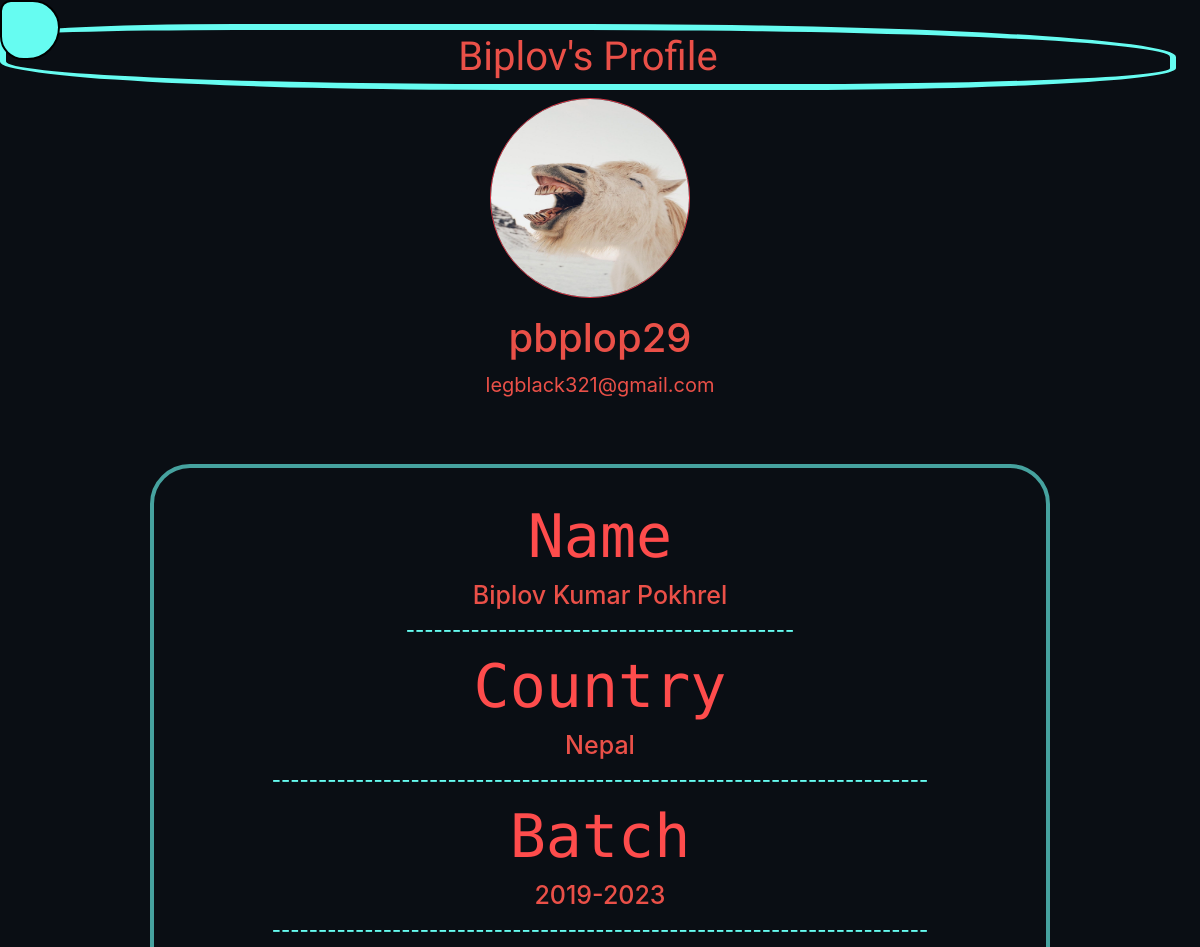
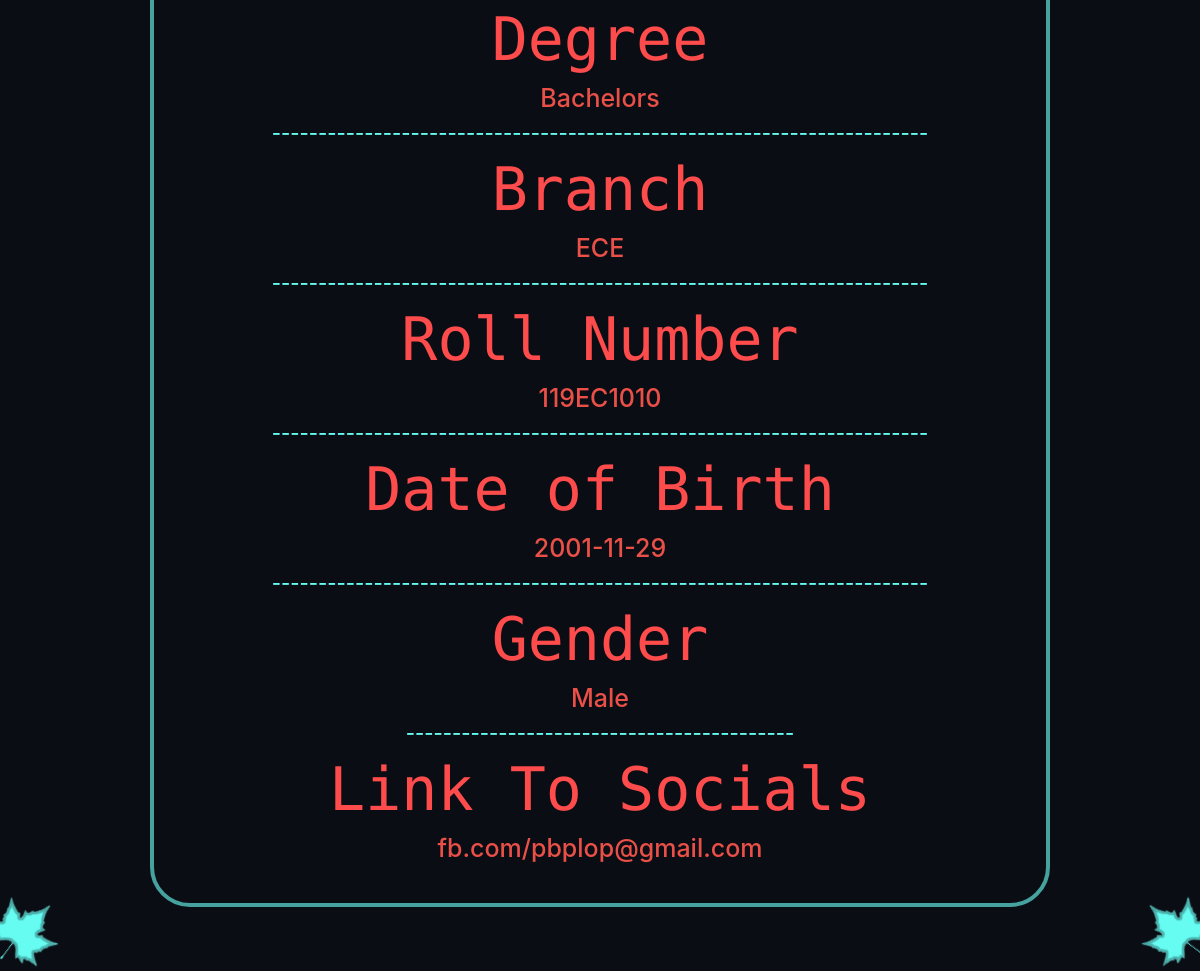
Page /profile (signed in) on the earlier database version (2 pictures, top to bottom).
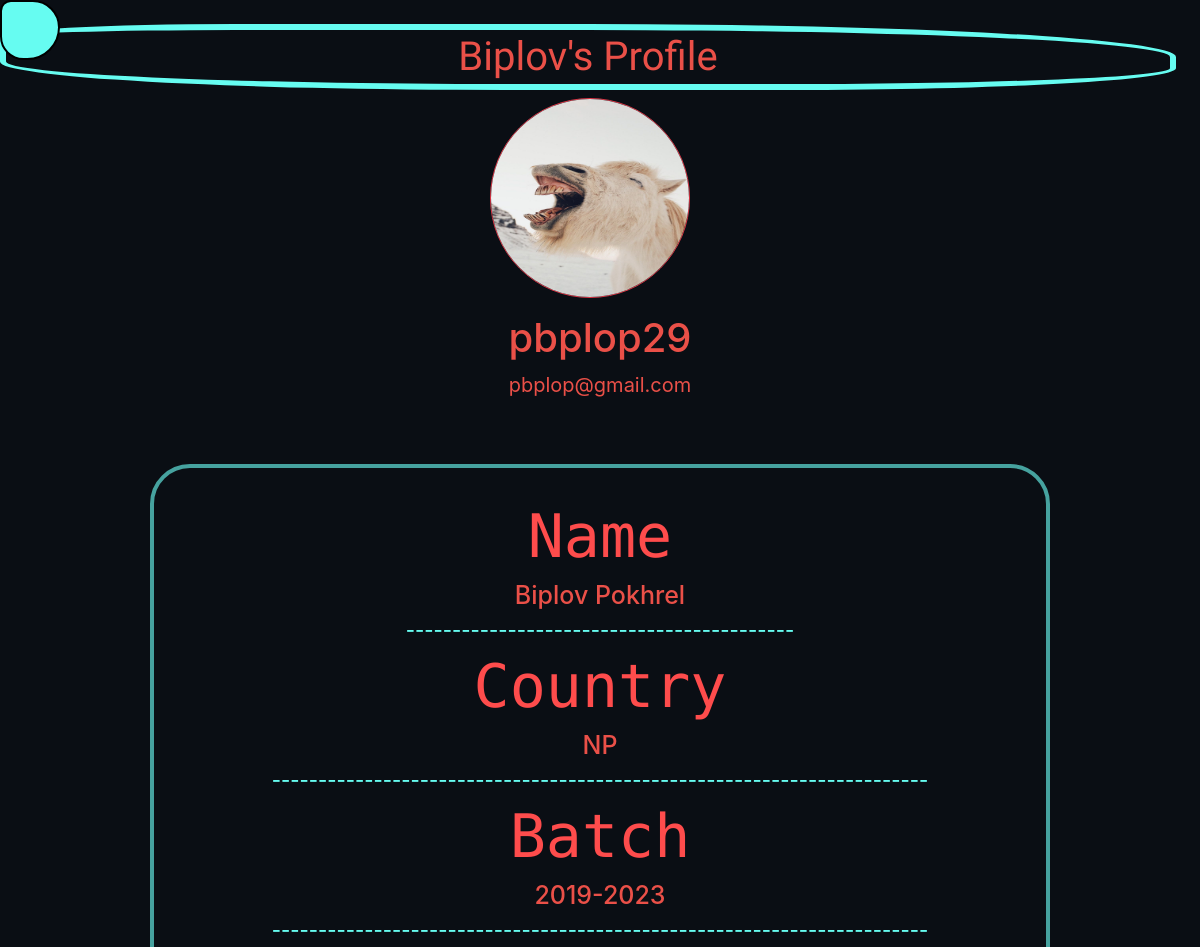
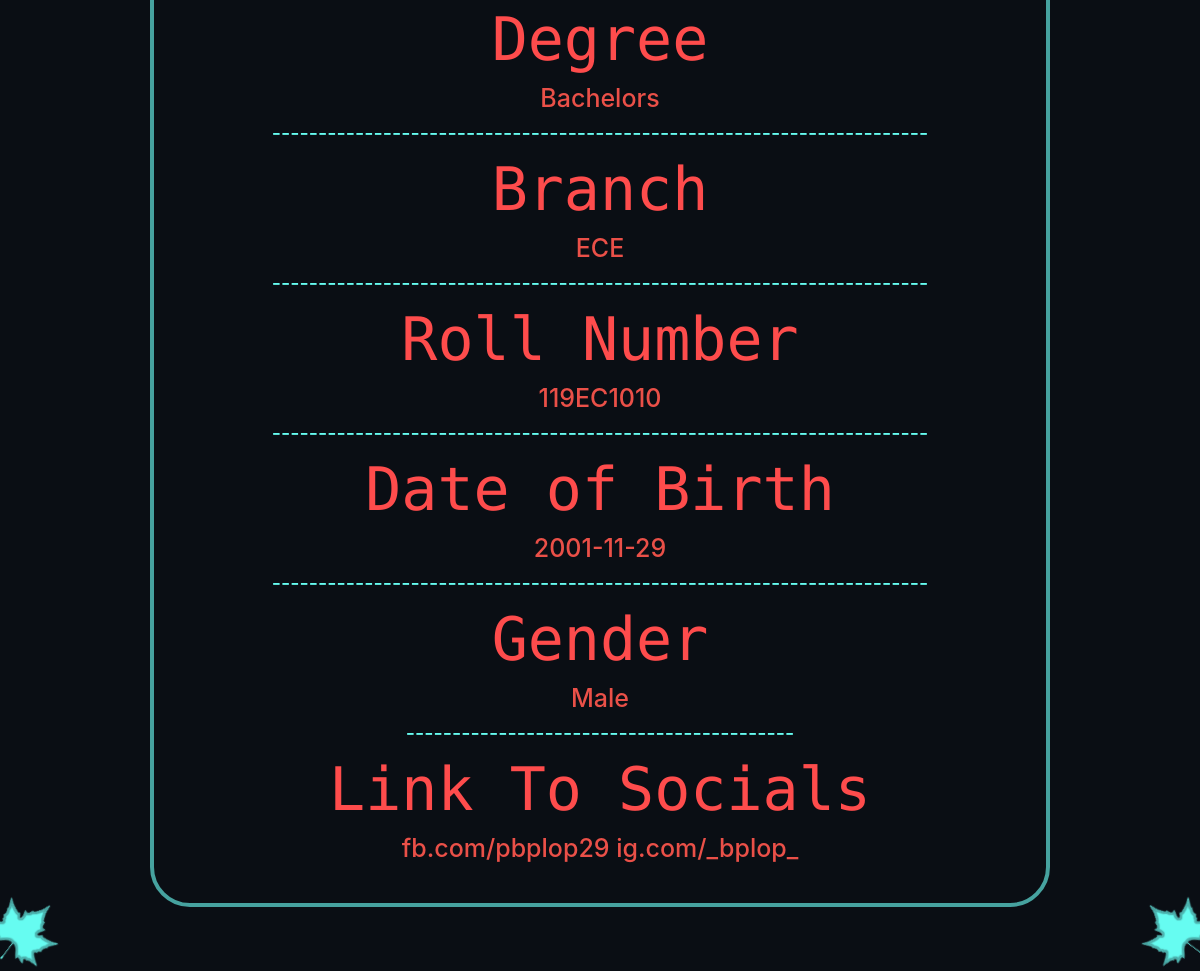
Same page on the later database version (2 pictures, top to bottom).
### main/models.py (models this page shows)
class User(db.Model, UserMixin):
    id = db.Column(db.Integer, primary_key=True)
    username = db.Column(db.String(120), unique=True, nullable=False)
    email = db.Column(db.String(20), unique=True, nullable=False)
    fname = db.Column(db.String(120), unique=False, nullable=False)
    mname = db.Column(db.String(120), unique=False, nullable=True)
    lname = db.Column(db.String(120), unique=False, nullable=False)
    batch = db.Column(db.String(120), unique=False, nullable=False)
    degree = db.Column(db.String(120), unique=False, nullable=False)
    branch = db.Column(db.String(120), unique=False, nullable=False)
    rollno = db.Column(db.String(120), unique=True, nullable=False)
    country = db.Column(db.String(120), unique=False, nullable=False)
    social = db.Column(db.String(500), unique=False, nullable=True)
    birthdate = db.Column(db.String(120), unique=False, nullable=False)
    gender = db.Column(db.String(120), unique=False, nullable=False)
    age = db.Column(db.String(120), unique=False, nullable=False)
    password = db.Column(db.String(100), unique=False, nullable=False)
    image_file = db.Column(db.String(20), nullable = False, default = 'default.jpg')

### main/routes.py (the view)
@app.route("/profile")
@login_required
def profile():
    image_file = url_for ('static', filename='pp/' + current_user.image_file)
    return render_template("profile.html", title_given="General", image_file=image_file)

### main/models.py (called while the page is built)
@login_manager.user_loader
def load_user(user_id):
    return User.query.get(int(user_id))

### main/templates/profile.html
{% extends "layout.html" %} {% block content %}
<h1 class='welcome'> {{current_user.fname}}'s Profile</h1>
<div class="content-section">
        <img class=" border  border-danger rounded-circle account-img" src={{ image_file }}>
        <div class="media-body">
            <h2 class="account-username">{{current_user.username}}</h2>
            <p class="account-email">{{current_user.email}}</p>
        </div>
</div>
<div class = 'account-info'>
    <h1 class = 'info-label'> Name</h1>
    <h2 class = 'info-detail'> {{current_user.fname}} {{current_user.mname}} {{current_user.lname}}</h2>
    <h3 class = 'info-line'>------------------------------------------</h3>
    <h1 class = 'info-label'>Country</h1>
    <h2 class = 'info-detail'>{{current_user.country}}</h2>
    <h3 class = 'info-line'>-----------------------------------------------------------------------</h3>
    <h1 class = 'info-label'>Batch</h1>
    <h2 class = 'info-detail'>{{current_user.batch}}</h2>
    <h3 class = 'info-line'>-----------------------------------------------------------------------</h3>
    <h1 class = 'info-label'>Degree</h1>
    <h2 class = 'info-detail'>{{current_user.degree}}</h2>
    <h3 class = 'info-line'>-----------------------------------------------------------------------</h3>
    <h1 class = 'info-label'>Branch</h1>
    <h2 class = 'info-detail'>{{current_user.branch}}</h2>
    <h3 class = 'info-line'>-----------------------------------------------------------------------</h3>
    <h1 class = 'info-label'>Roll Number</h1>
    <h2 class = 'info-detail'>{{current_user.rollno}}</h2>
    <h3 class = 'info-line'>-----------------------------------------------------------------------</h3>
    <h1 class = 'info-label'>Date of Birth</h1>
    <h2 class = 'info-detail'>{{current_user.birthdate}}</h2>
    <h3 class = 'info-line'>-----------------------------------------------------------------------</h3>
    <h1 class = 'info-label'>Gender</h1>
    <h2 class = 'info-detail'>{{current_user.gender}}</h2>
    <h3 class = 'info-line'>------------------------------------------</h3>
    <h1 class = 'info-label'>Link To Socials</h1>
    <h2 class='info-detail'>{{current_user.social}}</h2>
</div>
{% endblock content %}

### main/templates/layout.html (shortened to what this page needs)
<!DOCTYPE html>
<html lang="en">
<head>
    <link rel="stylesheet" href="https://use.fontawesome.com/releases/v5.4.1/css/all.css">
    <link rel="stylesheet" href="https://stackpath.bootstrapcdn.com/bootstrap/4.3.1/css/bootstrap.min.css"
>
    <link rel="stylesheet" type="text/css" href="{{ url_for('static', filename='main.css') }}">
</head>
<button onclick="topFunction()" id="myBtn" title="Go to top"><image src='/static/leaf-2.png' class='scroll-img' ></image></button>
<button onclick="bottomFunction()" id="myBtn2" title="Go to Bottom"><image src='/static/leaf-2.png' class='scroll-img2' ></image></button>
<div class="menu">
    <label class="menu-toggle" for="menu"><i class="material-icons">home</i></label>
</div>
<body>
    {% block content %} {% endblock content %}
</body>
</html>

### main/static/main.css (style rules this page uses)
html { scroll-behavior: smooth; }
.menu { position: fixed; top: 0; left: 0; background: #0B0C10; width: 290px; height: 100%; transform: translate3d(-290px, 0, 0); transition: transform 0.35s; font-size: 18px; font-family: 'Nova Round', cursive; z-index:1; }
.menu label.menu-toggle { position: absolute; right: -60px; width: 60px; height: 60px; line-height: 0px; display: block; padding: 0; text-indent: -9999px; background: #66FCF1 url(https://cdn4.iconfinder.com/data/icons/wirecons-free-vector-icons/32/menu-alt-512.png) 50% 50% / 25px 25px no-repeat; z-index:1; border: 2px solid black; border-radius: 20% 50% 60% 43%; }
body { background-color: #0A0E14; }
.welcome { padding:3px; text-align: center; color:#EA5048; font-family: 'Indie Flower'; border:6px solid #66FCF1; border-radius: 20% 50% 33% 43%; width:100%; max-width:98%; z-index: 0.9; }
.account-img { height: 200px; width: 200px; margin-right: 20px; margin-bottom: 16px; }
.account-username { color:#EA5048; font-size: 40px; }
.account-email { color:#EA5048; font-size:20px; }
.content-section { text-align: center; }
.account-info { max-width:900px; margin: 4rem auto; border:4px solid #46A29F; padding:2rem; text-align:center; border-radius: 40px; }
.info-label { color: #FE4C4C; text-align: center; font-family: 'Ubuntu Mono', monospace; font-size:60px; }
.info-detail { color: #EA5048; text-align: center; font-size: 25px; }
.info-line { color: #66FCF1; text-align: center; font-size: 20px; }
.scroll-img { max-width: 80px; max-height: 80px; transform: rotate(45deg); transition:0.5s; position: fixed; bottom: 0px; left:-15px; }
.scroll-img2 { max-width: 80px; max-height: 80px; transform: rotate(-45deg); transition:0.5s; position: fixed; bottom: 0px; right:-15px; }

Differences in the rows shown:
changed User "Biplov": email "legblack321@gmail.com" → "pbplop@gmail.com"; country "Nepal" → "NP"; social "fb.com/pbplop@gmail.com" → "fb.com/pbplop29 ig.com/_bplop_"; mname "Kumar" → (not shown)
